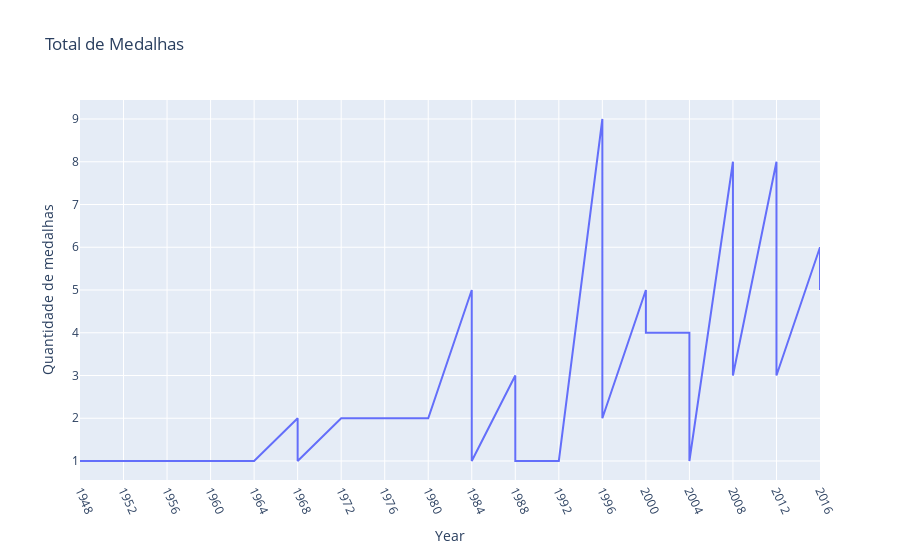

The notebook cell saved with this chart:
### Code cell
fig = px.line(df2, x="Year", y= 'Quantidade de medalhas',              
              title='Total de Medalhas')
fig.update_xaxes(
    dtick="M1",
    tickangle = 65,
    tickvals =df2['Year'] ,
    ticklabelmode="period")
fig.show()

### Figure 1 — Plotly figure (JSON) as saved in the notebook; plotly's stock layout.template omitted (floating-point values rounded to 4 significant figures)
{"data": [{"hovertemplate": "Year=%{x}<br>Quantidade de medalhas=%{y}<extra></extra>", "legendgroup": "", "line": {"color": "#636efa", "dash": "solid"}, "marker": {"symbol": "circle"}, "mode": "lines", "name": "", "orientation": "v", "showlegend": false, "type": "scatter", "x": [1948, 1952, 1952, 1956, 1960, 1964, 1968, 1968, 1972, 1976, 1980, 1980, 1984, 1984, 1984, 1988, 1988, 1988, 1992, 1992, 1996, 1996, 1996, 2000, 2000, 2004, 2004, 2004, 2008, 2008, 2008, 2012, 2012, 2012, 2016, 2016, 2016], "xaxis": "x", "y": [1, 1, 1, 1, 1, 1, 2, 1, 2, 2, 2, 2, 5, 2, 1, 3, 2, 1, 1, 1, 9, 2, 2, 5, 4, 4, 3, 1, 8, 3, 3, 8, 4, 3, 6, 6, 5], "yaxis": "y"}], "layout": {"legend": {"tracegroupgap": 0}, "title": {"text": "Total de Medalhas"}, "xaxis": {"anchor": "y", "domain": [0, 1], "dtick": "M1", "tickangle": 65, "ticklabelmode": "period", "tickvals": [1948, 1952, 1952, 1956, 1960, 1964, 1968, 1968, 1972, 1976, 1980, 1980, 1984, 1984, 1984, 1988, 1988, 1988, 1992, 1992, 1996, 1996, 1996, 2000, 2000, 2004, 2004, 2004, 2008, 2008, 2008, 2012, 2012, 2012, 2016, 2016, 2016], "title": {"text": "Year"}}, "yaxis": {"anchor": "x", "domain": [0, 1], "title": {"text": "Quantidade de medalhas"}}}}
